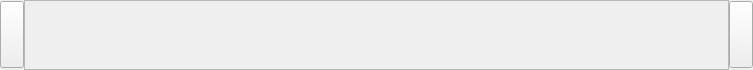
<?xml version="1.0" encoding="UTF-8"?>
<ui version="4.0">
 <class>ScreenToolBar</class>
 <widget class="QWidget" name="ScreenToolBar">
  <property name="geometry">
   <rect>
    <x>0</x>
    <y>0</y>
    <width>753</width>
    <height>67</height>
   </rect>
  </property>
  <property name="windowTitle">
   <string>Form</string>
  </property>
  <layout class="QHBoxLayout" name="horizontalLayout">
   <property name="spacing">
    <number>0</number>
   </property>
   <property name="margin">
    <number>0</number>
   </property>
   <item>
    <widget class="QToolButton" name="LtoolBtn">
     <property name="minimumSize">
      <size>
       <width>0</width>
       <height>67</height>
      </size>
     </property>
     <property name="text">
      <string/>
     </property>
     <property name="arrowType">
      <enum>Qt::NoArrow</enum>
     </property>
    </widget>
   </item>
   <item>
    <widget class="QScrollArea" name="scrollArea">
     <property name="verticalScrollBarPolicy">
      <enum>Qt::ScrollBarAlwaysOff</enum>
     </property>
     <property name="horizontalScrollBarPolicy">
      <enum>Qt::ScrollBarAlwaysOff</enum>
     </property>
     <property name="widgetResizable">
      <bool>true</bool>
     </property>
     <widget class="QWidget" name="scrollAreaWidgetContents">
      <property name="geometry">
       <rect>
        <x>0</x>
        <y>0</y>
        <width>705</width>
        <height>65</height>
       </rect>
      </property>
      <layout class="QHBoxLayout" name="ScreenIdLayoutContents">
       <item>
        <layout class="QHBoxLayout" name="ScreenIdLayout"/>
       </item>
       <item>
        <spacer name="horizontalSpacer">
         <property name="orientation">
          <enum>Qt::Horizontal</enum>
         </property>
         <property name="sizeHint" stdset="0">
          <size>
           <width>40</width>
           <height>20</height>
          </size>
         </property>
        </spacer>
       </item>
      </layout>
     </widget>
    </widget>
   </item>
   <item>
    <widget class="QToolButton" name="RtoolBtn">
     <property name="minimumSize">
      <size>
       <width>0</width>
       <height>67</height>
      </size>
     </property>
     <property name="text">
      <string/>
     </property>
     <property name="toolButtonStyle">
      <enum>Qt::ToolButtonIconOnly</enum>
     </property>
     <property name="arrowType">
      <enum>Qt::NoArrow</enum>
     </property>
    </widget>
   </item>
  </layout>
 </widget>
 <resources/>
 <connections/>
</ui>
